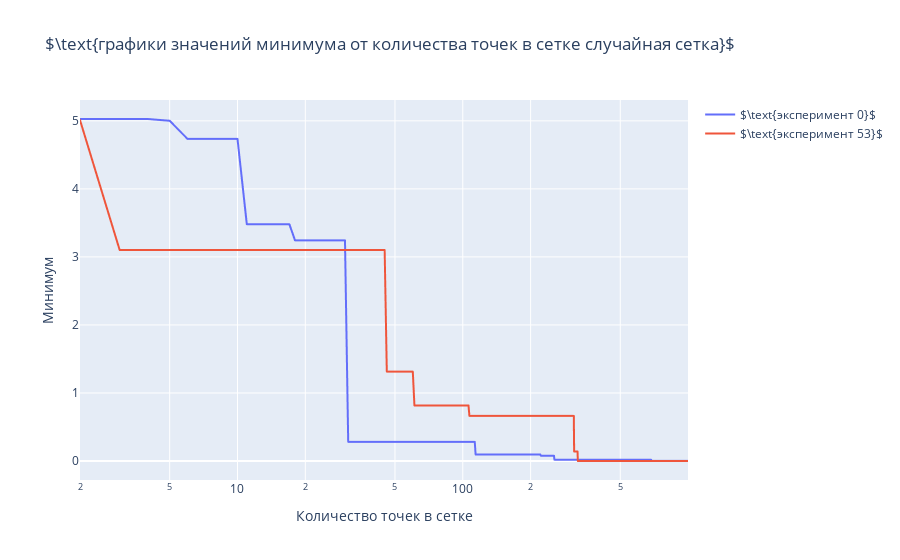

The code cell stored with this chart in its notebook:
### Markdown cell above
Снова для нескольких экспериментов постройте графики значений минимума от количества точек при случайном поиске.

### Code cell
from plotly.offline import plot
import plotly.express as px
import plotly.graph_objects as go

fig = go.Figure()
fig.add_trace(go.Scattergl(
        x=grid_size, 
        y=random_min_f_trace[0],
        name=r'$\text{эксперимент 0}$',
))
fig.add_trace(go.Scattergl(
        x=grid_size, 
        y=random_min_f_trace[53],
        name=r'$\text{эксперимент 53}$',
))
fig.update_layout(
        title=r'$\text{графики значений минимума от количества точек в сетке случайная сетка}$',
        xaxis_title=r'Количество точек в сетке',
        yaxis_title=r'Минимум',
        legend=dict(itemsizing='trace'),
        xaxis_type='log'
    )
plot(fig, filename='3.1d_random.html', auto_open=False)
fig.show()

### Figure 1 — Plotly figure (JSON) as saved in the notebook; plotly's stock layout.template omitted (floating-point values rounded to 4 significant figures; data arrays with more than 128 entries replaced by an {"elided": "..."} marker saying what was removed)
{"data": [{"name": "$\\text{эксперимент 0}$", "type": "scattergl", "x": {"elided": "998 int values"}, "y": {"elided": "998 float values"}}, {"name": "$\\text{эксперимент 53}$", "type": "scattergl", "x": {"elided": "998 int values"}, "y": {"elided": "998 float values"}}], "layout": {"legend": {"itemsizing": "trace"}, "title": {"text": "$\\text{графики значений минимума от количества точек в сетке случайная сетка}$"}, "xaxis": {"title": {"text": "Количество точек в сетке"}, "type": "log"}, "yaxis": {"title": {"text": "Минимум"}}}}
